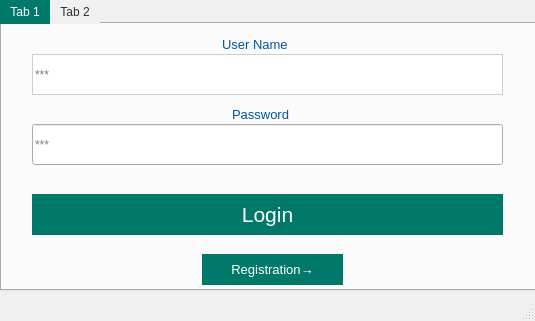
<?xml version="1.0" encoding="UTF-8"?>
<ui version="4.0">
 <class>MainWindow</class>
 <widget class="QMainWindow" name="MainWindow">
  <property name="geometry">
   <rect>
    <x>0</x>
    <y>0</y>
    <width>535</width>
    <height>321</height>
   </rect>
  </property>
  <property name="windowTitle">
   <string>MainWindow</string>
  </property>
  <widget class="QWidget" name="centralwidget">
   <widget class="QTabWidget" name="tabWidget">
    <property name="geometry">
     <rect>
      <x>0</x>
      <y>0</y>
      <width>551</width>
      <height>291</height>
     </rect>
    </property>
    <property name="styleSheet">
     <string notr="true">QTabBar::tab {
    background-color: #F0F0F0;
    color: #333333;
    padding: 5px 10px;
}

QTabBar::tab:selected {
    background-color: #00796B;
    color: #FFFFFF;
}

QHeaderView::section {
    background-color: #B2DFDB;
    color: #333333;
    padding: 5px;
}

QTableView {
    background-color: #FFFFFF;
    gridline-color: #CCCCCC;
}</string>
    </property>
    <property name="currentIndex">
     <number>0</number>
    </property>
    <widget class="QWidget" name="tab">
     <attribute name="title">
      <string>Tab 1</string>
     </attribute>
     <widget class="QLineEdit" name="lineEdit_2">
      <property name="geometry">
       <rect>
        <x>30</x>
        <y>100</y>
        <width>471</width>
        <height>41</height>
       </rect>
      </property>
      <property name="styleSheet">
       <string notr="true">QLabel {
    color: #333333;
}

QLineEdit {
    background-color: #FFFFFF;
    border: 1px solid #CCCCCC;
}background-color: rgb(255, 255, 255);</string>
      </property>
      <property name="echoMode">
       <enum>QLineEdit::Password</enum>
      </property>
      <property name="placeholderText">
       <string>***</string>
      </property>
     </widget>
     <widget class="QPushButton" name="pushButton">
      <property name="geometry">
       <rect>
        <x>30</x>
        <y>170</y>
        <width>471</width>
        <height>41</height>
       </rect>
      </property>
      <property name="font">
       <font>
        <pointsize>16</pointsize>
       </font>
      </property>
      <property name="styleSheet">
       <string notr="true">QPushButton {
    background-color: #00796B;
    color: #FFFFFF;
    border: none;
    padding: 5px 10px;
}

QPushButton:hover {
    background-color: #00574B;
}</string>
      </property>
      <property name="text">
       <string>Login</string>
      </property>
     </widget>
     <widget class="QLineEdit" name="lineEdit">
      <property name="geometry">
       <rect>
        <x>30</x>
        <y>30</y>
        <width>471</width>
        <height>41</height>
       </rect>
      </property>
      <property name="styleSheet">
       <string notr="true">QLabel {
    color: #333333;
}

QLineEdit {
    background-color: #FFFFFF;
    border: 1px solid #CCCCCC;
}</string>
      </property>
      <property name="placeholderText">
       <string>***</string>
      </property>
     </widget>
     <widget class="QPushButton" name="pushButton_2">
      <property name="geometry">
       <rect>
        <x>200</x>
        <y>230</y>
        <width>141</width>
        <height>31</height>
       </rect>
      </property>
      <property name="font">
       <font>
        <pointsize>10</pointsize>
        <weight>50</weight>
        <bold>false</bold>
       </font>
      </property>
      <property name="styleSheet">
       <string notr="true">QPushButton {
    background-color: #00796B;
    color: #FFFFFF;
    border: none;
    padding: 5px 10px;
}

QPushButton:hover {
    background-color: #00574B;
}</string>
      </property>
      <property name="text">
       <string>Registration→</string>
      </property>
     </widget>
     <widget class="QLabel" name="label_3">
      <property name="geometry">
       <rect>
        <x>220</x>
        <y>10</y>
        <width>91</width>
        <height>20</height>
       </rect>
      </property>
      <property name="font">
       <font>
        <pointsize>10</pointsize>
       </font>
      </property>
      <property name="styleSheet">
       <string notr="true">QLabel {
    color: #0057A0; /* Новый акцентный цвет */
}</string>
      </property>
      <property name="text">
       <string>User Name</string>
      </property>
     </widget>
     <widget class="QLabel" name="label_4">
      <property name="geometry">
       <rect>
        <x>230</x>
        <y>80</y>
        <width>71</width>
        <height>20</height>
       </rect>
      </property>
      <property name="font">
       <font>
        <pointsize>10</pointsize>
       </font>
      </property>
      <property name="styleSheet">
       <string notr="true">QLabel {
    color: #0057A0; /* Новый акцентный цвет */
}</string>
      </property>
      <property name="text">
       <string>Password</string>
      </property>
     </widget>
    </widget>
    <widget class="QWidget" name="tab_2">
     <attribute name="title">
      <string>Tab 2</string>
     </attribute>
     <widget class="QLineEdit" name="lineEdit_3">
      <property name="geometry">
       <rect>
        <x>30</x>
        <y>100</y>
        <width>471</width>
        <height>41</height>
       </rect>
      </property>
      <property name="styleSheet">
       <string notr="true">QLabel {
    color: #333333;
}

QLineEdit {
    background-color: #FFFFFF;
    border: 1px solid #CCCCCC;
}background-color: rgb(255, 255, 255);</string>
      </property>
      <property name="echoMode">
       <enum>QLineEdit::Password</enum>
      </property>
      <property name="placeholderText">
       <string>***</string>
      </property>
     </widget>
     <widget class="QPushButton" name="pushButton_3">
      <property name="geometry">
       <rect>
        <x>30</x>
        <y>170</y>
        <width>471</width>
        <height>41</height>
       </rect>
      </property>
      <property name="font">
       <font>
        <pointsize>16</pointsize>
       </font>
      </property>
      <property name="styleSheet">
       <string notr="true">QPushButton {
    background-color: #00796B;
    color: #FFFFFF;
    border: none;
    padding: 5px 10px;
}

QPushButton:hover {
    background-color: #00574B;
}</string>
      </property>
      <property name="text">
       <string>Create New User</string>
      </property>
     </widget>
     <widget class="QLineEdit" name="lineEdit_4">
      <property name="geometry">
       <rect>
        <x>30</x>
        <y>30</y>
        <width>471</width>
        <height>41</height>
       </rect>
      </property>
      <property name="styleSheet">
       <string notr="true">QLabel {
    color: #333333;
}

QLineEdit {
    background-color: #FFFFFF;
    border: 1px solid #CCCCCC;
}background-color: rgb(255, 255, 255);</string>
      </property>
      <property name="placeholderText">
       <string>***</string>
      </property>
     </widget>
     <widget class="QPushButton" name="pushButton_4">
      <property name="geometry">
       <rect>
        <x>220</x>
        <y>230</y>
        <width>111</width>
        <height>31</height>
       </rect>
      </property>
      <property name="font">
       <font>
        <pointsize>10</pointsize>
       </font>
      </property>
      <property name="styleSheet">
       <string notr="true">QPushButton {
    background-color: #00796B;
    color: #FFFFFF;
    border: none;
    padding: 5px 10px;
}

QPushButton:hover {
    background-color: #00574B;
}</string>
      </property>
      <property name="text">
       <string>←Login</string>
      </property>
     </widget>
     <widget class="QLabel" name="label">
      <property name="geometry">
       <rect>
        <x>210</x>
        <y>10</y>
        <width>241</width>
        <height>20</height>
       </rect>
      </property>
      <property name="font">
       <font>
        <pointsize>10</pointsize>
       </font>
      </property>
      <property name="styleSheet">
       <string notr="true">QLabel {
    color: #0057A0; /* Новый акцентный цвет */
}</string>
      </property>
      <property name="text">
       <string>New User Name </string>
      </property>
     </widget>
     <widget class="QLabel" name="label_2">
      <property name="geometry">
       <rect>
        <x>230</x>
        <y>80</y>
        <width>81</width>
        <height>20</height>
       </rect>
      </property>
      <property name="font">
       <font>
        <pointsize>10</pointsize>
       </font>
      </property>
      <property name="styleSheet">
       <string notr="true">QLabel {
    color: #0057A0; /* Новый акцентный цвет */
}</string>
      </property>
      <property name="text">
       <string>Password</string>
      </property>
     </widget>
    </widget>
   </widget>
  </widget>
  <widget class="QMenuBar" name="menubar">
   <property name="geometry">
    <rect>
     <x>0</x>
     <y>0</y>
     <width>535</width>
     <height>26</height>
    </rect>
   </property>
  </widget>
  <widget class="QStatusBar" name="statusbar"/>
 </widget>
 <resources/>
 <connections/>
</ui>
